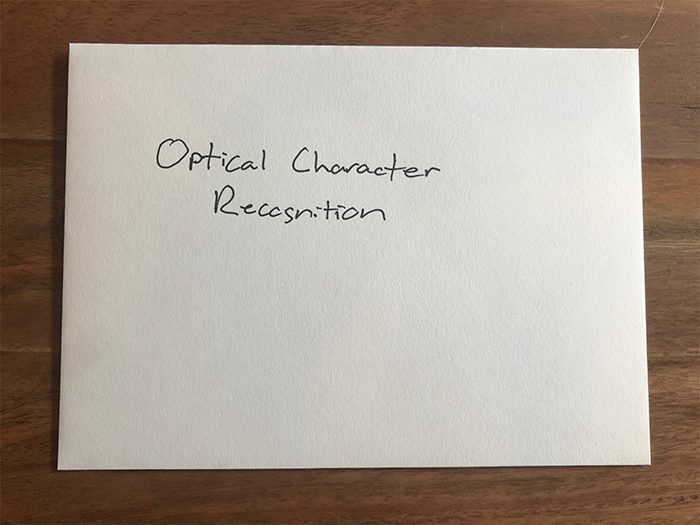
#> input picture Assignment05/ocr_handwriting_reco_adrian_sample.jpg, 700 x 525 px
$ jupyter execute --allow-errors Assignment05.ipynb   (shell and % lines are left out)
#> lines starting #> are read from the running program, lines starting #| are printed output that depends on the picture; after the words box and inside, x2 and y2 are one past the last pixel; in counts of white or black regions, pixels touching at a corner belong together
[cell 1]
#1. Install Tesseract and Required Libraries

[cell 2]
#2. Import Libraries
import cv2
import numpy as np
import pytesseract
from google.colab.patches import cv2_imshow
from google.colab import files
import os

[cell 3]
#3. Upload an Image from Your PC
uploaded = files.upload()  # You will be prompted to upload a file
#> the answer given: ocr_handwriting_reco_adrian_sample.jpg

# Get the uploaded file name
image_path = next(iter(uploaded))

[cell 4]
# 4. Read the Uploaded Image

image = cv2.imread(image_path)
#> image is the input picture: shape (525, 700, 3); mean B, G, R 147.6, 158.7, 170.7

if image is None:
    print(f"Error: Unable to read the image file: {image_path}")
else:
    print("\nOriginal Image:")
    cv2_imshow(image)

[cell 5]
# 5. Define the Helper Functions
def preprocess_image(image):
    gray = cv2.cvtColor(image, cv2.COLOR_BGR2GRAY)
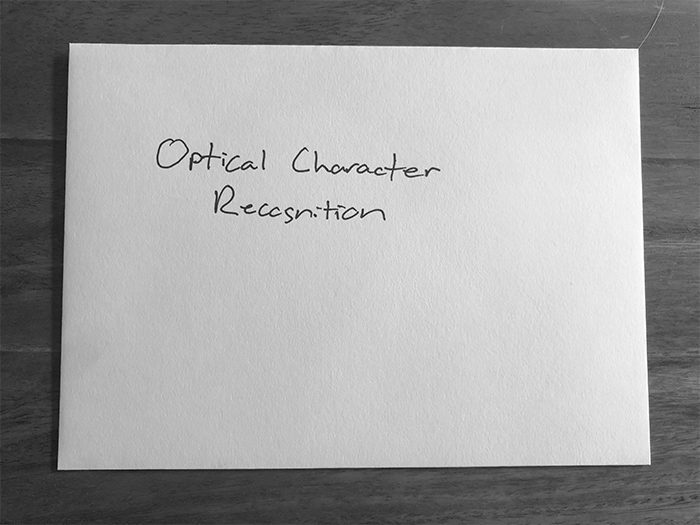
#> gray: shape (525, 700); min 0, max 255, mean 161.1
    blur = cv2.GaussianBlur(gray, (5, 5), 0)
    thresh = cv2.threshold(blur, 0, 255, cv2.THRESH_BINARY + cv2.THRESH_OTSU)[1]
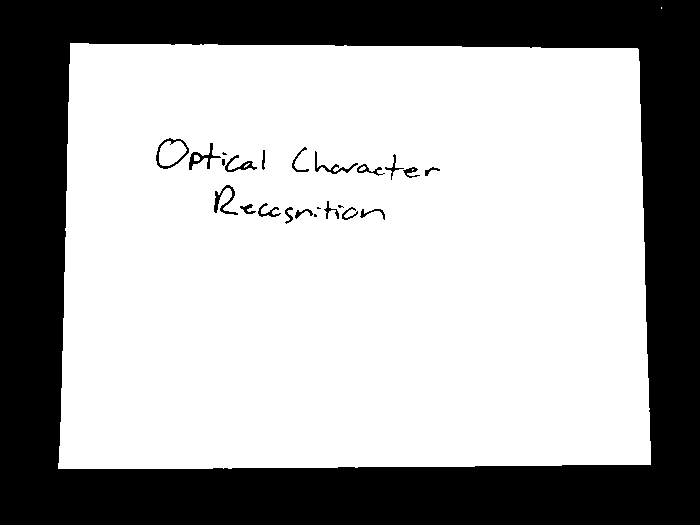
#> thresh: shape (525, 700); 66% white; 24 black regions (5 under 20 px)
    return thresh

def detect_text_regions(preprocessed_image):
    contours, _ = cv2.findContours(preprocessed_image, cv2.RETR_EXTERNAL, cv2.CHAIN_APPROX_SIMPLE)
#> contours = 2 contours, 1 with area under 20; largest, box (x1, y1, x2, y2) and area: (58, 43, 651, 469) 243559
    boxes = []
    for cnt in contours:
        x, y, w, h = cv2.boundingRect(cnt)
        if w > 30 and h > 10:
            boxes.append((x, y, w, h))
#> this loop made 2 passes
#> (x, y, w, h) on pass 1: (58, 43, 593, 426)
#> (cnt, x, y, w, h) on pass 2: ([[661, 7], [661, 8]], 661, 7, 1, 2)
#> after the loop, boxes = [(58, 43, 593, 426)]
    return boxes

def draw_bounding_boxes(image, boxes):
    img_copy = image.copy()
    for (x, y, w, h) in boxes:
        cv2.rectangle(img_copy, (x, y), (x + w, y + h), (0, 255, 0), 2)
#> this loop made 1 pass
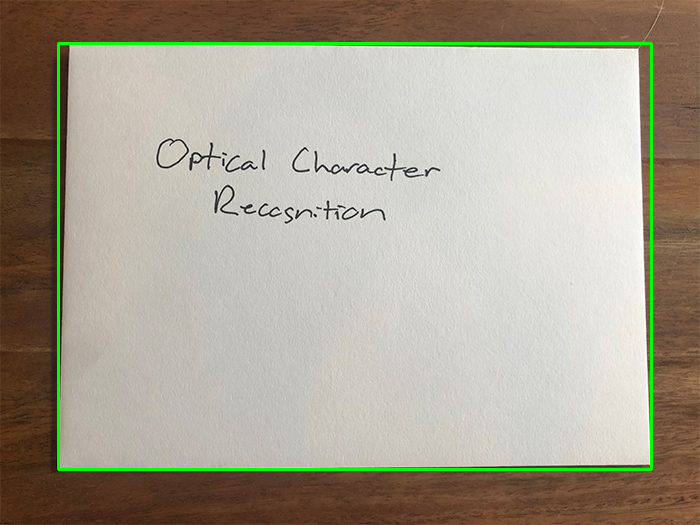
#> img_copy: shape (525, 700, 3); 1.66% of pixels changed, all inside (x1, y1, x2, y2) = (57, 42, 653, 471)
    return img_copy

def get_detected_text(boxes, image=image):
    text = ""
    for (x, y, w, h) in boxes:
        roi = image[y:y+h, x:x+w]
        roi_gray = cv2.cvtColor(roi, cv2.COLOR_BGR2GRAY)
        roi_thresh = cv2.threshold(roi_gray, 0, 255, cv2.THRESH_BINARY + cv2.THRESH_OTSU)[1]
        text_piece = pytesseract.image_to_string(roi_thresh)
        text += text_piece.strip() + "\n"
#> this loop made 1 pass
#> pass 1, in get_detected_text, `roi = image[y:y+h, x:x+w]`:
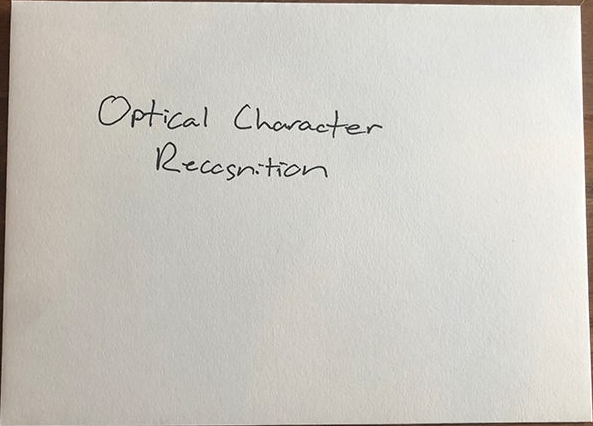
#> roi: shape (426, 593, 3); mean B, G, R 193.5, 200.3, 203.4
#> pass 1, in get_detected_text, `roi_thresh = cv2.threshold(roi_gray, 0, 255, cv2.THRESH_BINARY + cv2.T..`:
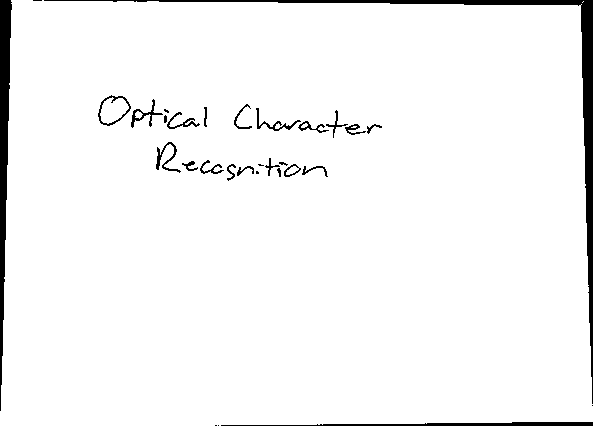
#> roi_thresh: shape (426, 593); 96.1% white; 31 black regions (8 under 20 px), largest, box (x1, y1, x2, y2) and area: (44, 0, 593, 404) 4360, (0, 0, 12, 411) 2610, (221, 422, 593, 426) 893
#> after the loop, text = ''
    return text

[cell 6]
# 6. Run Text Detection and Display Results

preprocessed = preprocess_image(image)
boxes = detect_text_regions(preprocessed)
image_with_boxes = draw_bounding_boxes(image, boxes)

print("\nImage with Text Detection Regions:")
cv2_imshow(image_with_boxes)

#> (the rest of this cell did not finish here and is left out)
